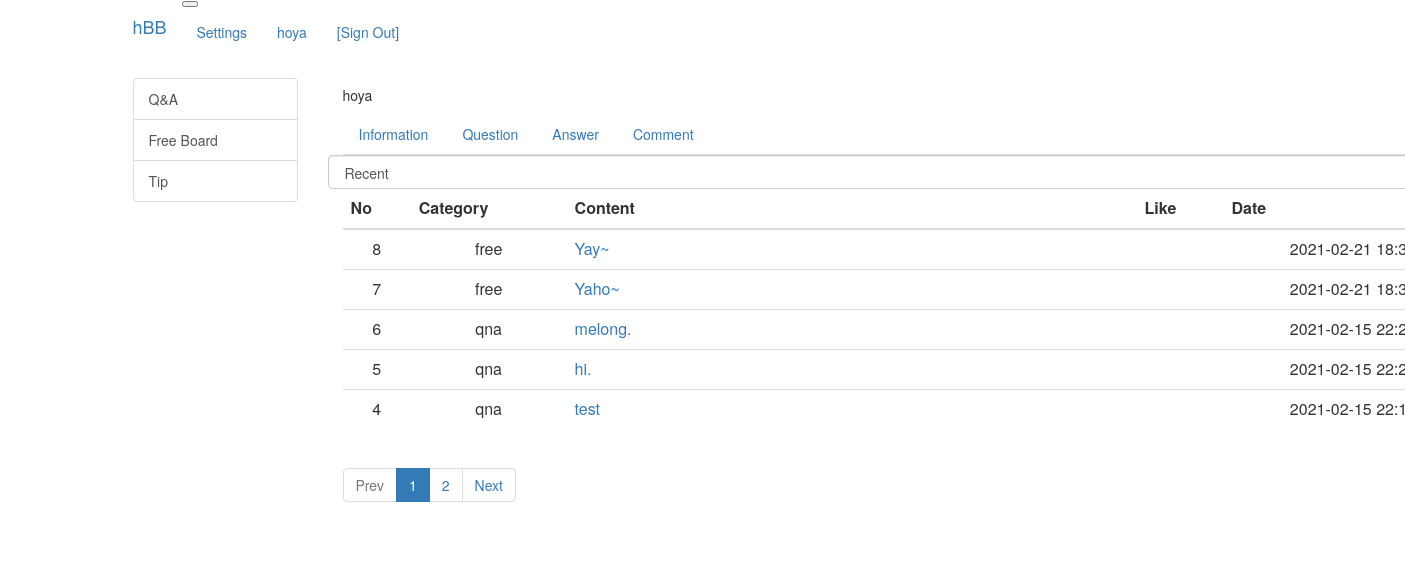
Page /common/profile/comment/1 (signed in) on the earlier database version.
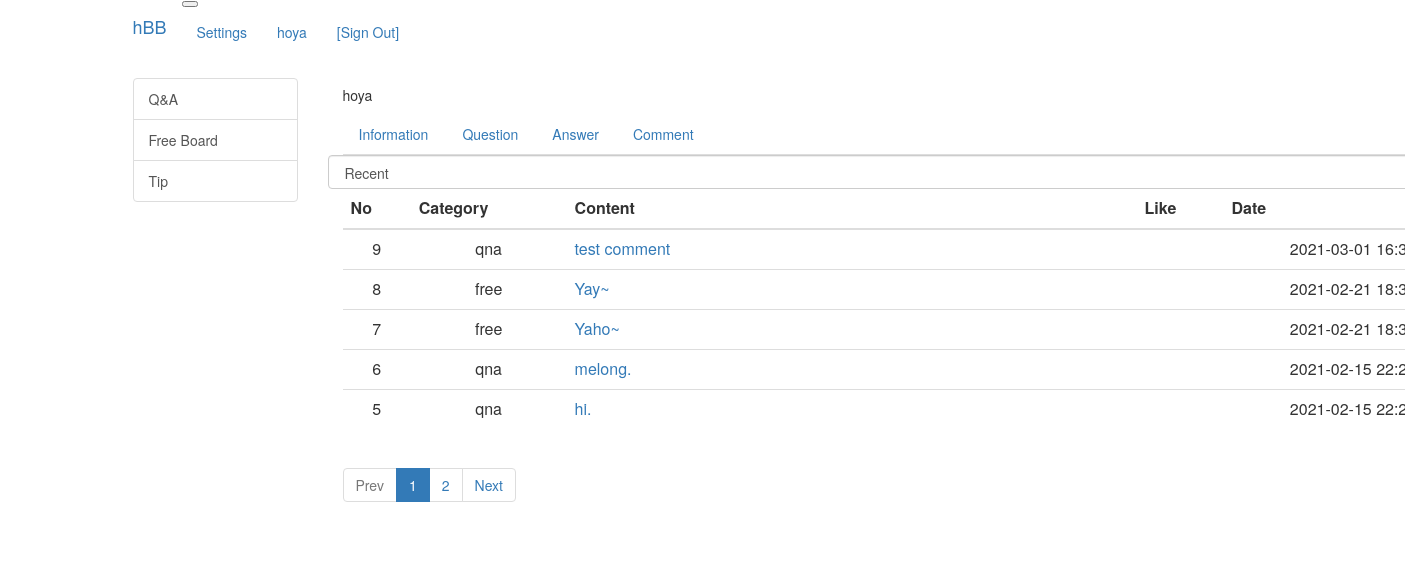
Same page on the later database version.
### src/models/user.py (models this page shows)
class UserModel(db.Model):
    id = db.Column(db.Integer, primary_key=True)
    username = db.Column(db.String(150), unique=True, nullable=False)
    password = db.Column(db.String(200), nullable=False)
    email = db.Column(db.String(120), unique=True, nullable=False)

### src/models/comment.py (models this page shows)
class CommentModel(db.Model):
    id = db.Column(db.Integer, primary_key=True)
    user_id = db.Column(
        db.Integer, db.ForeignKey("user_model.id", ondelete="CASCADE"), nullable=False
    )
    user = db.relationship("UserModel", backref=db.backref("comment_set"))
    content = db.Column(db.Text(), nullable=False)
    created_date = db.Column(db.DateTime(), nullable=False)
    modified_date = db.Column(db.DateTime())
    question_id = db.Column(
        db.Integer,
        db.ForeignKey("question_model.id", ondelete="CASCADE"),
        nullable=True,
    )
    question = db.relationship("QuestionModel", backref=db.backref("comment_set"))
    answer_id = db.Column(
        db.Integer, db.ForeignKey("answer_model.id", ondelete="CASCADE"), nullable=True
    )
    answer = db.relationship("AnswerModel", backref=db.backref("comment_set"))

### src/models/question.py (models this page shows)
class QuestionModel(db.Model):
    id = db.Column(db.Integer, primary_key=True)
    category = db.Column(db.String(16), nullable=False)
    subject = db.Column(db.String(200), nullable=False)
    content = db.Column(db.Text(), nullable=False)
    created_date = db.Column(db.DateTime(), nullable=False)
    user_id = db.Column(
        db.Integer, db.ForeignKey("user_model.id", ondelete="CASCADE"), nullable=False
    )
    user = db.relationship("UserModel", backref=db.backref("question_set"))
    modified_date = db.Column(db.DateTime(), nullable=True)
    like = db.relationship(
        "UserModel", secondary=question_like, backref=db.backref("question_like_set")
    )

### src/views/common_views.py (the view)
@bp.route("/profile/comment/<int:id>")
def profile_comment(id):
    page = request.args.get("page", type=int, default=1)
    sort = request.args.get("sort", type=str, default="recent")
    comment_list = CommentModel.query.filter(CommentModel.user_id == id)
    comment_list = comment_list.order_by(CommentModel.created_date.desc())
    comment_list = comment_list.paginate(page, per_page=5)
    return render_template(
        "common/profile.html",
        tabs="comment",
        user=g.user,
        posting_list=comment_list,
        page=page,
        sort=sort,
    )

### src/filter.py (called while the page is built)
def format_datetime(value, fmt="%Y-%m-%d %H:%M"):
    return value.strftime(fmt)

### src/views/account_views.py (called while the page is built)
@bp.before_app_request
def load_signed_in_user():
    user_id = session.get("user_id")
    if user_id is None:
        g.user = None
    else:
        g.user = UserModel.query.get(user_id)

### src/templates/common/profile.html (shortened to what this page needs)
{% extends "base.html" %}
{% block content %}
<div class="container py-2">
    <h5 class="border-bottom pb-2 mb-3">{{ user.username }}</h5>
    <ul class="nav nav-tabs">
        <li class="nav-item"><a href="{{ url_for('common.profile_base', id=user.id) }}"
                class="nav-link {% if tabs == 'base' %}active{% endif %}">Information</a></li>
        <li class="nav-item"><a href="{{ url_for('common.profile_question', id=user.id) }}"
                class="nav-link {% if tabs == 'question' %}active{% endif %}">Question</a></li>
        <li class="nav-item"><a href="{{ url_for('common.profile_answer', id=user.id) }}"
                class="nav-link {% if tabs == 'answer' %}active{% endif %}">Answer</a></li>
        <li class="nav-item"><a href="{{ url_for('common.profile_comment', id=user.id) }}"
                class="nav-link {% if tabs == 'comment' %}active{% endif %}">Comment</a></li>
    </ul>
    {% if tabs == 'base' %}
    <div class="p-4">
        <strong>Activity Score</strong>
        <p></p>
    </div>
    {% else %}
    <div class="p-4">
        <div class="row mb-3">
            <div class="col-3">
                <select class="form-control sort">
                    <option value="recent" {% if sort=='recent' %}selected{% endif %}>Recent</option>
                </select>
            </div>
        </div>
        <table class="table">
            <thead>
                <tr class="text-center thead-dark">
                    <th>No</th>
                    <th>Category</th>
                    {% if tabs == 'question' %}
                    <th style="width: 50%">Subject</th>
                    {% else %}
                    <th style="width: 50%">Content</th>
                    {% endif %}
                    <th>Like</th>
                    <th>Date</th>
                </tr>
            </thead>
            <tbody>
                {% if posting_list %}
                {% for post in posting_list.items %}
                <tr class="text-center">
                    <td>{{ posting_list.total - ((posting_list.page - 1) * posting_list.per_page) -
                        loop.index0
                        }}
                    </td>
                    <td>
                        {% if tabs == 'question' %}
                        {{ post.category }}
                        {% elif tabs == 'answer' %}
                        {{ post.question.category }}
                        {% elif tabs == 'comment' %}
                        {% if post.question %}
                        {{ post.question.category}}
                        {% else %}
                        {{ post.answer.question.category}}
                        {% endif %}
                        {% endif %}
                    </td>
                    <td class="text-left">
                        {% if tabs == 'question' %}
                        <a href="{{ url_for('question.detail', question_id=post.id) }}">
                            {{ post.subject }}
                        </a>
                        {% if post.answer_set|length > 0 %}
                        <span class="text-danger small ml-2">({{ post.answer_set|length }})</span>
                        {% endif %}
                        {% elif tabs == 'answer' %}
                        <a href="{{ url_for('question.detail', question_id=post.question_id) }}">
                            {{ post.content }}
                        </a>
                        {% elif tabs == 'comment' %}
                        {% if post.question %}
                        <a href="{{ url_for('question.detail', question_id=post.question_id) }}">
                            {{ post.content }}
                        </a>
                        {% else %}
                        <a href="{{ url_for('question.detail', question_id=post.answer.question_id) }}">
                            {{ post.content }}
                        </a>
                        {% endif %}
                        {% endif %}
                    </td>
                    <td>
                    </td>
                    <td>{{ post.created_date|datetime }}</td>
                </tr>
                {% endfor %}
                {% else %}
                <tr>
                    <td colspan="3">There are no posts.</td>
                </tr>
                {% endif %}
            </tbody>
        </table>
        <ul class="pagination justify-content-center">
            {% if posting_list.has_prev %}
            <li class="page-item">
                <a class="page-link" data-page="{{ posting_list.prev_num }}" href="#">Prev</a>
            </li>
            {% else %}
            <li class="page-item disabled">
                <a class="page-link" tabindex="-1" aria-disabled="true" href="#">Prev</a>
            </li>
            {% endif %}
            {% for page_num in posting_list.iter_pages() %}
            {% if page_num %}
            {% if page_num != posting_list.page %}
            <li class="page-item">
                <a class="page-link" data-page="{{ page_num }}" href="#">{{ page_num }}</a>
            </li>
            {% else %}
            <li class="page-item active" aria-current="page">
                <a class="page-link" href="#">{{ page_num }}</a>
            </li>
            {% endif %}
            {% else %}
            <li class="disabled">
                <a class="page-link" href="#">...</a>
            </li>
            {% endif %}
            {% endfor %}
            {% if posting_list.has_next %}
            <li class="page-item">
                <a class="page-link" data-page="{{ posting_list.next_num }}" href="#">Next</a>
            </li>
            {% else %}
            <li class="page-item disabled">
                <a class="page-link" tabindex="-1" aria-disabled="true" href="#">Next</a>
            </li>
            {% endif %}
        </ul>
    </div>
    {% endif %}
</div>
{% endblock %}

### src/templates/base.html (shortened to what this page needs)
<link rel="stylesheet" href="{{ url_for('static', filename='styles.css') }}">
{% extends "bootstrap/base.html" %}
{% block body %}
{% include 'navbar.html' %}
<div class="container my-3">
    <div class="row">
        <div class="col-sm-12 col-md-3 col-lg-2 p-2">
            {% include 'sidebar.html' %}
        </div>
        <div class="col-sm-12 col-md-9 col-lg-10 p-2">
            <div class="border-top border-secondary">
                {% block content %}
                {% endblock %}
            </div>
        </div>
    </div>
</div>
{% endblock %}

### src/templates/navbar.html (shortened to what this page needs)
<nav class="navbar navbar-expand-lg navbar-dark bg-dark">
    <div class="container">
        <a class="navbar-brand mr-2" href="{{ url_for('main.index') }}">hBB</a>
        <button class="navbar-toggler ml-auto" type="button" data-toggle="collapse" data-target="#navbarNav"
            aria-controls="navbarNav" aria-expanded="false" aria-label="Toggle navigation">
        </button>
        <div id="navbarNav" class="collapse navbar-collapse">
            {% if g.user %}
            <ul class="nav navbar-nav ml-auto">
                <li class="nav-item"><a class="nav-link" href="{{ url_for('common.settings') }}">Settings</a></li>
                <li class="nav-item">
                    <a class="nav-link" href="{{ url_for('common.profile_base', id=g.user.id) }}">
                        {{ g.user.username }}
                    </a>
                </li>
                <li class="nav-item"><a class="nav-link" href="{{ url_for('account.signout') }}"> [Sign Out]</a></li>
            </ul>
            {% else %}
            <ul class="nav navbar-nav ml-auto">
                <li class="nav-item"><a class="nav-link" href="{{ url_for('account.signup') }}">Sign Up</a></li>
                <li class="nav-item"><a class="nav-link" href="{{ url_for('account.signin') }}">Sign In</a></li>
            </ul>
            {% endif %}
        </div>
    </div>
</nav>

### src/templates/sidebar.html
<nav id="sidebar" class="border-top border-secondary">
    <div class="list-group">
        <a href="{{ url_for('question._list', category='qna') }}"
            class="rounded-0 list-group-item list-group-item-action list-group-item-light {% if category == 'qna' %}active{% endif %}">Q&A</a>
        <a href="{{ url_for('question._list', category='free') }}"
            class="rounded-0 list-group-item list-group-item-action list-group-item-light {% if category == 'free' %}active{% endif %}">Free
            Board</a>
        <a href="{{ url_for('question._list', category='tip') }}"
            class="rounded-0 list-group-item list-group-item-action list-group-item-light {% if category == 'tip' %}active{% endif %}">Tip</a>
    </div>
</nav>

Differences in the rows shown:
no longer on this page (row unchanged): CommentModel: total "4", answer.question.category "qna", content "test", created_date "2021-02-15…"
added CommentModel: total "9", question.category "qna", content "test comment", created_date "2021-03-01…"
